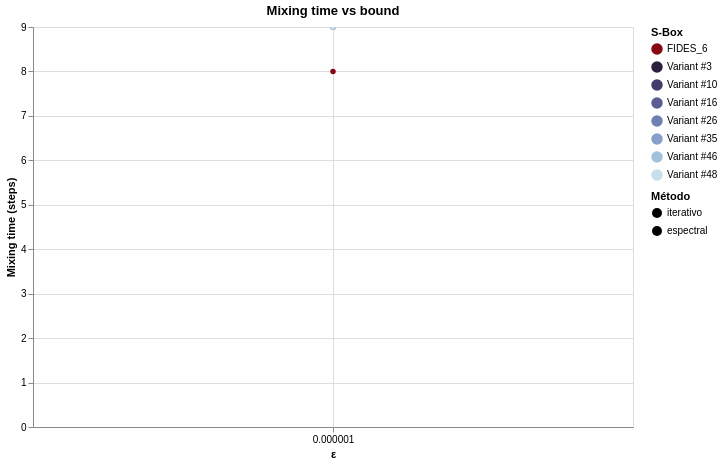

Write notebook code for a chart like this one.
### Code cell
chart_mix = compare_mixing_times_altair(
    specs,
    epsilons=[10**(-i) for i in range(6,7)],
    max_steps=10000,
    log_scale=True,
)
chart_mix

### Figure 1 — Vega-Lite specification as saved in the notebook (floating-point values rounded to 4 significant figures)
{"config": {"view": {"continuousWidth": 300, "continuousHeight": 300}}, "data": {"name": "data-59df1351c012ee63cf7d471e193aa29d"}, "mark": {"type": "line", "point": true}, "encoding": {"color": {"field": "S-Box", "legend": {"title": "S-Box"}, "scale": {"domain": ["FIDES_6", "Variant #3", "Variant #10", "Variant #16", "Variant #26", "Variant #35", "Variant #46", "Variant #48"], "range": ["#880811", "#2b1f3e", "#453c6b", "#5b5d91", "#707fb1", "#87a0c8", "#a4c1db", "#c7dfeb"]}, "type": "nominal"}, "strokeDash": {"field": "Método", "legend": {"title": "Método"}, "scale": {"domain": ["iterativo", "espectral"], "range": [[], [4, 4]]}, "type": "nominal"}, "tooltip": [{"field": "S-Box", "type": "nominal"}, {"field": "Método", "type": "nominal"}, {"field": "ε", "type": "quantitative"}, {"field": "Mixing time", "type": "quantitative"}], "x": {"field": "ε", "scale": {"type": "log"}, "title": "ε", "type": "quantitative"}, "y": {"field": "Mixing time", "title": "Mixing time (steps)", "type": "quantitative"}}, "height": 400, "params": [{"name": "param_11", "select": {"type": "interval", "encodings": ["x", "y"]}, "bind": "scales"}], "title": "Mixing time vs bound", "width": 600, "$schema": "https://vega.github.io/schema/vega-lite/v5.20.1.json", "datasets": {"data-59df1351c012ee63cf7d471e193aa29d": [{"ε": 1e-06, "S-Box": "FIDES_6", "Método": "iterative", "Mixing time": 8}, {"ε": 1e-06, "S-Box": "Variant #3", "Método": "iterative", "Mixing time": 9}, {"ε": 1e-06, "S-Box": "Variant #10", "Método": "iterative", "Mixing time": 9}, {"ε": 1e-06, "S-Box": "Variant #16", "Método": "iterative", "Mixing time": 9}, {"ε": 1e-06, "S-Box": "Variant #26", "Método": "iterative", "Mixing time": 9}, {"ε": 1e-06, "S-Box": "Variant #35", "Método": "iterative", "Mixing time": 9}, {"ε": 1e-06, "S-Box": "Variant #46", "Método": "iterative", "Mixing time": 9}, {"ε": 1e-06, "S-Box": "Variant #48", "Método": "iterative", "Mixing time": 9}]}}
